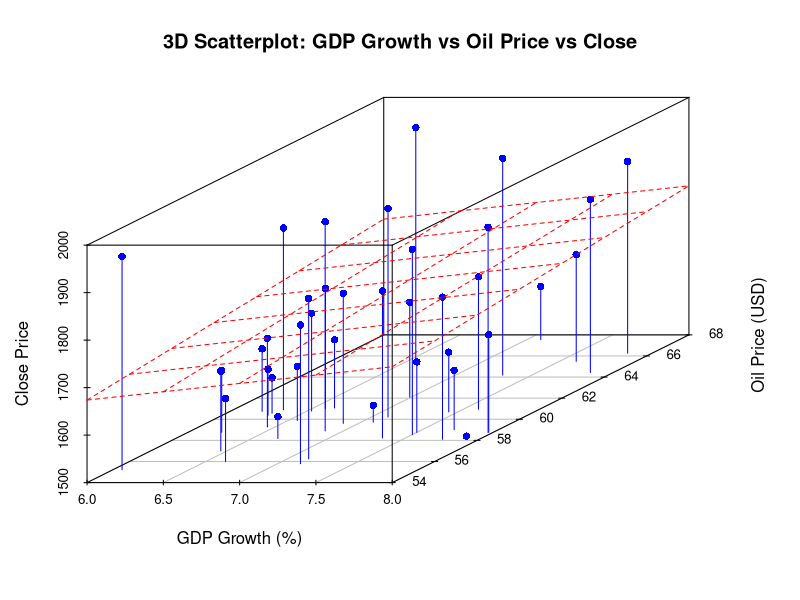
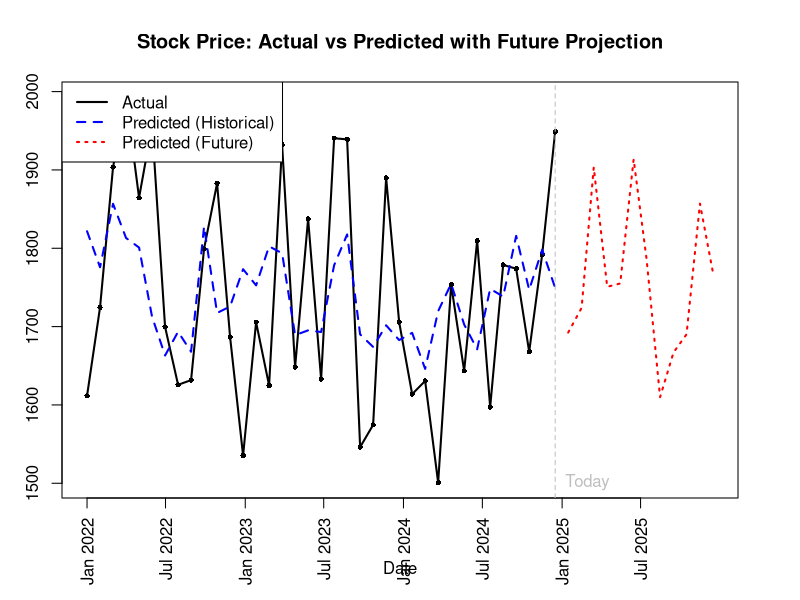

R code for these plots, in order:
# Step 1: Import enhanced data
stock_data <- read.csv("enhanced_stock_data.csv")
stock_data$Date <- as.Date(stock_data$Date)

# Step 2: Manual multiple regression calculation
# Create matrix X (predictors) with all factors
X <- as.matrix(cbind(1, stock_data[, c("Interest_Rate", "Inflation", "GDP_Growth", 
                                       "VIX", "Oil_Price", "Gold_Price", 
                                       "SP500", "FII_Flow")]))
Y <- as.matrix(stock_data$Close)

# Calculate coefficients using normal equations: β = (X'X)^-1 X'Y
X_transpose <- t(X)               # Transpose of X
XTX <- X_transpose %*% X          # X'X
XTY <- X_transpose %*% Y          # X'Y
beta <- solve(XTX) %*% XTY        # Solve for β

# Calculate predictions and residuals
Y_hat <- X %*% beta
residuals <- Y - Y_hat

# Calculate R-squared
SS_total <- sum((Y - mean(Y))^2)
SS_residual <- sum(residuals^2)
R_squared <- 1 - (SS_residual / SS_total)

# Step 3: Generate future data for one year (12 months)
last_date <- max(stock_data$Date)
future_dates <- seq.Date(from = last_date + 30, by = "month", length.out = 12)

# Use trends from last 6 months to project future values
last_6 <- tail(stock_data, 6)
avg_growth_rate <- function(x) {
  mean(diff(x) / head(x, -1))
}

# Project future values for each predictor
interest_rate_future <- rep(mean(last_6$Interest_Rate), 12)
inflation_future <- rep(mean(last_6$Inflation), 12)
gdp_growth_future <- rep(mean(last_6$GDP_Growth), 12)
vix_future <- rep(mean(last_6$VIX), 12)
oil_future <- tail(last_6$Oil_Price, 1) * cumprod(rep(1 + avg_growth_rate(last_6$Oil_Price), 12))
gold_future <- tail(last_6$Gold_Price, 1) * cumprod(rep(1 + avg_growth_rate(last_6$Gold_Price), 12))
sp500_future <- tail(last_6$SP500, 1) * cumprod(rep(1 + avg_growth_rate(last_6$SP500), 12))
fii_future <- tail(last_6$FII_Flow, 1) * cumprod(rep(1 + avg_growth_rate(last_6$FII_Flow), 12))

# Create future predictor matrix
X_future <- cbind(1, interest_rate_future, inflation_future, gdp_growth_future, 
                  vix_future, oil_future, gold_future, sp500_future, fii_future)

# Predict future values
Y_future <- X_future %*% beta

# Add realistic volatility to future predictions
historical_volatility <- sd(residuals)/mean(Y)
set.seed(123) # For reproducibility
volatility_factor <- rnorm(length(Y_future), mean=1, sd=historical_volatility*0.8)
Y_fwv <- Y_future * volatility_factor


# Step 4: Create visualizations
# Create 3D scatterplot with two key predictors (GDP_Growth and Oil_Price)
library(scatterplot3d)

# Correct way to create 3D plot and add regression plane
s3d <- scatterplot3d(
  x = stock_data$GDP_Growth,
  y = stock_data$Oil_Price, 
  z = stock_data$Close,
  main = "3D Scatterplot: GDP Growth vs Oil Price vs Close",
  xlab = "GDP Growth (%)",
  ylab = "Oil Price (USD)",
  zlab = "Close Price",
  pch = 16,
  color = "blue",
  type = "h"
)

# Add regression plane correctly
mini_model <- lm(Close ~ GDP_Growth + Oil_Price, data = stock_data)
s3d$plane3d(mini_model, col = "red", lwd = 1)

# Create time series plot with actual, predicted, and future values
# Combine data for plotting
all_dates <- c(stock_data$Date, future_dates)
actual_values <- c(stock_data$Close, rep(NA, 12))
predicted_values <- c(Y_hat, Y_fwv)

# Set up plot area
plot(all_dates, actual_values, 
     type = "n",  # Set up plot without points
     ylim = range(c(actual_values, predicted_values), na.rm = TRUE),
     main = "Stock Price: Actual vs Predicted with Future Projection",
     xlab = "Date", 
     ylab = "Close Price",
     xaxt = "n")  # Suppress default x-axis

# Add nicer x-axis with 6-month intervals
date_seq <- seq.Date(from = min(all_dates), to = max(all_dates), by = "6 months")
axis(1, at = date_seq, labels = format(date_seq, "%b %Y"), las = 2)

# Add actual values
lines(stock_data$Date, stock_data$Close, col = "black", lwd = 2)
points(stock_data$Date, stock_data$Close, col = "black", pch = 16, cex = 0.7)

# Add predicted values (historical period)
lines(stock_data$Date, Y_hat, col = "blue", lwd = 2, lty = 2)

# Add future predictions with different color
lines(future_dates, Y_fwv, col = "red", lwd = 2, lty = 3)

# Add vertical line separating historical and future data
abline(v = last_date, col = "gray", lty = 2)
text(last_date, min(c(actual_values, predicted_values), na.rm = TRUE), 
     "Today", pos = 4, col = "gray")

# Add legend
legend("topleft", 
       legend = c("Actual", "Predicted (Historical)", "Predicted (Future)"),
       col = c("black", "blue", "red"), 
       lty = c(1, 2, 3),
       lwd = 2,
       bg = "white")

# Display regression equation and R-squared
cat("\nMultiple Regression Equation:\n")
cat("Close =", round(beta[1], 4))
factor_names <- c("Interest_Rate", "Inflation", "GDP_Growth", "VIX", 
                  "Oil_Price", "Gold_Price", "SP500", "FII_Flow")
for (i in 1:length(factor_names)) {
  sign <- ifelse(beta[i+1] >= 0, "+", "")
  cat(" ", sign, round(beta[i+1], 4), "*", factor_names[i])
}
cat("\n\nR-squared:", round(R_squared, 4), "\n")
